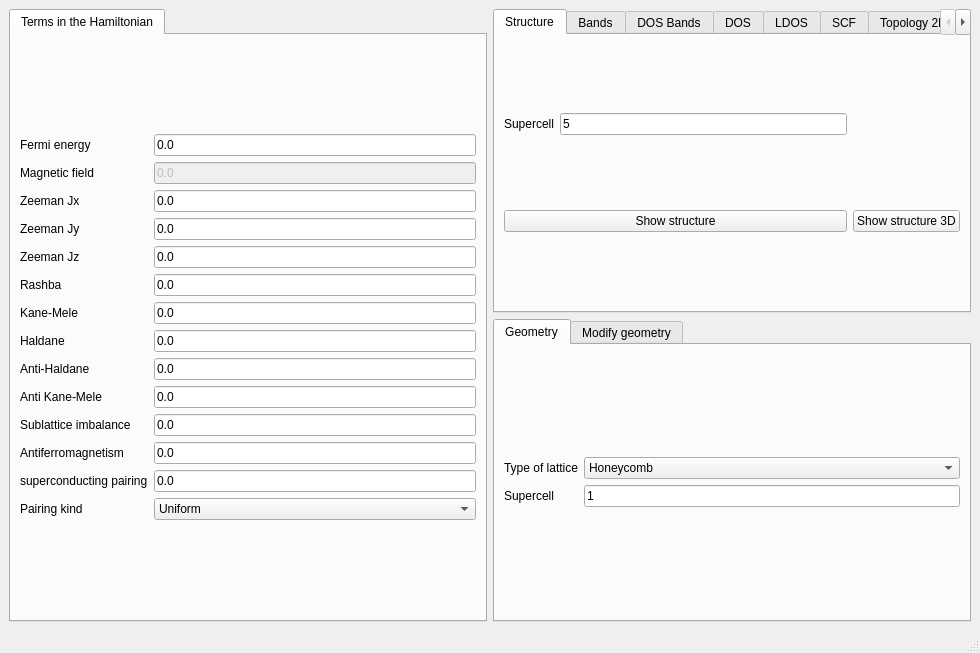
<?xml version="1.0" encoding="UTF-8"?>
<ui version="4.0">
 <class>MainWindow</class>
 <widget class="QMainWindow" name="MainWindow">
  <property name="geometry">
   <rect>
    <x>0</x>
    <y>0</y>
    <width>980</width>
    <height>653</height>
   </rect>
  </property>
  <property name="windowTitle">
   <string>2D systems</string>
  </property>
  <widget class="QWidget" name="centralwidget">
   <layout class="QGridLayout" name="gridLayout_6">
    <item row="0" column="0" rowspan="2">
     <widget class="QTabWidget" name="tabWidget_2">
      <property name="currentIndex">
       <number>0</number>
      </property>
      <widget class="QWidget" name="tab_3">
       <attribute name="title">
        <string>Terms in the Hamiltonian</string>
       </attribute>
       <layout class="QGridLayout" name="gridLayout_24">
        <item row="0" column="0">
         <layout class="QGridLayout" name="gridLayout">
          <item row="12" column="1">
           <widget class="QLineEdit" name="swave">
            <property name="text">
             <string>0.0</string>
            </property>
           </widget>
          </item>
          <item row="4" column="1">
           <widget class="QLineEdit" name="Bz">
            <property name="text">
             <string>0.0</string>
            </property>
           </widget>
          </item>
          <item row="2" column="1">
           <widget class="QLineEdit" name="Bx">
            <property name="text">
             <string>0.0</string>
            </property>
           </widget>
          </item>
          <item row="4" column="0">
           <widget class="QLabel" name="label_5">
            <property name="text">
             <string>Zeeman Jz</string>
            </property>
           </widget>
          </item>
          <item row="10" column="1">
           <widget class="QLineEdit" name="mAB">
            <property name="text">
             <string>0.0</string>
            </property>
           </widget>
          </item>
          <item row="3" column="1">
           <widget class="QLineEdit" name="By">
            <property name="text">
             <string>0.0</string>
            </property>
           </widget>
          </item>
          <item row="0" column="0">
           <widget class="QLabel" name="label">
            <property name="text">
             <string>Fermi energy</string>
            </property>
           </widget>
          </item>
          <item row="1" column="1">
           <widget class="QLineEdit" name="peierls">
            <property name="enabled">
             <bool>false</bool>
            </property>
            <property name="text">
             <string>0.0</string>
            </property>
           </widget>
          </item>
          <item row="6" column="1">
           <widget class="QLineEdit" name="kanemele">
            <property name="text">
             <string>0.0</string>
            </property>
           </widget>
          </item>
          <item row="7" column="0">
           <widget class="QLabel" name="label_24">
            <property name="text">
             <string>Haldane</string>
            </property>
           </widget>
          </item>
          <item row="8" column="1">
           <widget class="QLineEdit" name="antihaldane">
            <property name="text">
             <string>0.0</string>
            </property>
           </widget>
          </item>
          <item row="12" column="0">
           <widget class="QLabel" name="label_26">
            <property name="text">
             <string>superconducting pairing</string>
            </property>
           </widget>
          </item>
          <item row="0" column="1">
           <widget class="QLineEdit" name="fermi">
            <property name="enabled">
             <bool>true</bool>
            </property>
            <property name="text">
             <string>0.0</string>
            </property>
           </widget>
          </item>
          <item row="5" column="1">
           <widget class="QLineEdit" name="rashba">
            <property name="text">
             <string>0.0</string>
            </property>
           </widget>
          </item>
          <item row="7" column="1">
           <widget class="QLineEdit" name="haldane">
            <property name="text">
             <string>0.0</string>
            </property>
           </widget>
          </item>
          <item row="11" column="1">
           <widget class="QLineEdit" name="mAF">
            <property name="text">
             <string>0.0</string>
            </property>
           </widget>
          </item>
          <item row="5" column="0">
           <widget class="QLabel" name="label_10">
            <property name="text">
             <string>Rashba</string>
            </property>
           </widget>
          </item>
          <item row="6" column="0">
           <widget class="QLabel" name="label_11">
            <property name="text">
             <string>Kane-Mele</string>
            </property>
           </widget>
          </item>
          <item row="2" column="0">
           <widget class="QLabel" name="label_3">
            <property name="text">
             <string>Zeeman Jx</string>
            </property>
           </widget>
          </item>
          <item row="3" column="0">
           <widget class="QLabel" name="label_4">
            <property name="text">
             <string>Zeeman Jy</string>
            </property>
           </widget>
          </item>
          <item row="10" column="0">
           <widget class="QLabel" name="label_12">
            <property name="text">
             <string>Sublattice imbalance</string>
            </property>
           </widget>
          </item>
          <item row="1" column="0">
           <widget class="QLabel" name="label_14">
            <property name="text">
             <string>Magnetic field</string>
            </property>
           </widget>
          </item>
          <item row="11" column="0">
           <widget class="QLabel" name="label_13">
            <property name="text">
             <string>Antiferromagnetism</string>
            </property>
           </widget>
          </item>
          <item row="8" column="0">
           <widget class="QLabel" name="label_25">
            <property name="text">
             <string>Anti-Haldane</string>
            </property>
           </widget>
          </item>
          <item row="9" column="1">
           <widget class="QLineEdit" name="antikanemele">
            <property name="text">
             <string>0.0</string>
            </property>
           </widget>
          </item>
          <item row="9" column="0">
           <widget class="QLabel" name="label_16">
            <property name="text">
             <string>Anti Kane-Mele</string>
            </property>
           </widget>
          </item>
          <item row="13" column="0">
           <widget class="QLabel" name="label_39">
            <property name="text">
             <string>Pairing kind</string>
            </property>
           </widget>
          </item>
          <item row="13" column="1">
           <widget class="QComboBox" name="pairing_type">
            <item>
             <property name="text">
              <string>Uniform</string>
             </property>
            </item>
            <item>
             <property name="text">
              <string>One sublattice</string>
             </property>
            </item>
            <item>
             <property name="text">
              <string>sigma_z</string>
             </property>
            </item>
           </widget>
          </item>
         </layout>
        </item>
       </layout>
      </widget>
     </widget>
    </item>
    <item row="0" column="1">
     <widget class="QTabWidget" name="tabWidget_3">
      <property name="currentIndex">
       <number>0</number>
      </property>
      <widget class="QWidget" name="tab_4">
       <attribute name="title">
        <string>Structure</string>
       </attribute>
       <layout class="QGridLayout" name="gridLayout_19">
        <item row="0" column="0">
         <layout class="QGridLayout" name="gridLayout_3">
          <item row="0" column="1">
           <widget class="QLineEdit" name="nsuper_struct">
            <property name="text">
             <string>5</string>
            </property>
           </widget>
          </item>
          <item row="0" column="0">
           <widget class="QLabel" name="label_7">
            <property name="text">
             <string>Supercell</string>
            </property>
           </widget>
          </item>
         </layout>
        </item>
        <item row="1" column="0">
         <widget class="QPushButton" name="show_structure">
          <property name="text">
           <string>Show structure</string>
          </property>
         </widget>
        </item>
        <item row="1" column="1">
         <widget class="QPushButton" name="show_structure_3d">
          <property name="text">
           <string>Show structure 3D</string>
          </property>
         </widget>
        </item>
       </layout>
      </widget>
      <widget class="QWidget" name="tab_5">
       <attribute name="title">
        <string>Bands</string>
       </attribute>
       <layout class="QGridLayout" name="gridLayout_20">
        <item row="0" column="0">
         <widget class="QPushButton" name="show_bands">
          <property name="text">
           <string>Band structure</string>
          </property>
         </widget>
        </item>
        <item row="1" column="0">
         <layout class="QGridLayout" name="gridLayout_2">
          <item row="0" column="0">
           <widget class="QLabel" name="label_15">
            <property name="text">
             <string>Operator</string>
            </property>
           </widget>
          </item>
          <item row="0" column="1">
           <widget class="QComboBox" name="bands_color">
            <property name="currentIndex">
             <number>0</number>
            </property>
            <item>
             <property name="text">
              <string>None</string>
             </property>
            </item>
            <item>
             <property name="text">
              <string>Sx</string>
             </property>
            </item>
            <item>
             <property name="text">
              <string>Sy</string>
             </property>
            </item>
            <item>
             <property name="text">
              <string>Sz</string>
             </property>
            </item>
            <item>
             <property name="text">
              <string>Valley</string>
             </property>
            </item>
           </widget>
          </item>
          <item row="1" column="0">
           <widget class="QLabel" name="label_9">
            <property name="text">
             <string># kpoints</string>
            </property>
           </widget>
          </item>
          <item row="1" column="1">
           <widget class="QLineEdit" name="nk_bands">
            <property name="text">
             <string>100</string>
            </property>
           </widget>
          </item>
         </layout>
        </item>
       </layout>
      </widget>
      <widget class="QWidget" name="tab_9">
       <attribute name="title">
        <string>DOS Bands</string>
       </attribute>
       <layout class="QGridLayout" name="gridLayout_18">
        <item row="0" column="0">
         <layout class="QGridLayout" name="gridLayout_11">
          <item row="0" column="1">
           <widget class="QLineEdit" name="delta_kbands">
            <property name="text">
             <string>0.01</string>
            </property>
           </widget>
          </item>
          <item row="0" column="0">
           <widget class="QLabel" name="label_27">
            <property name="text">
             <string>Smearing</string>
            </property>
           </widget>
          </item>
          <item row="1" column="1">
           <widget class="QLineEdit" name="ne_kbands">
            <property name="text">
             <string>400</string>
            </property>
           </widget>
          </item>
          <item row="1" column="0">
           <widget class="QLabel" name="label_28">
            <property name="text">
             <string># of energies</string>
            </property>
           </widget>
          </item>
          <item row="2" column="0">
           <widget class="QLabel" name="label_29">
            <property name="text">
             <string>Energy window</string>
            </property>
           </widget>
          </item>
          <item row="2" column="1">
           <widget class="QLineEdit" name="window_kbands">
            <property name="text">
             <string>3.0</string>
            </property>
           </widget>
          </item>
          <item row="3" column="0">
           <widget class="QLabel" name="label_30">
            <property name="text">
             <string>KPM scale</string>
            </property>
           </widget>
          </item>
          <item row="3" column="1">
           <widget class="QLineEdit" name="scale_kbands">
            <property name="text">
             <string>10.0</string>
            </property>
           </widget>
          </item>
          <item row="4" column="0">
           <widget class="QLabel" name="label_31">
            <property name="text">
             <string># vectors</string>
            </property>
           </widget>
          </item>
          <item row="4" column="1">
           <widget class="QLineEdit" name="nv_kbands">
            <property name="text">
             <string>10</string>
            </property>
           </widget>
          </item>
         </layout>
        </item>
        <item row="0" column="1">
         <widget class="QPushButton" name="show_dosbands">
          <property name="toolTip">
           <string>This is equivalent to band structure calculation, but it can be applied for very large systems</string>
          </property>
          <property name="text">
           <string>Show DOS Bands</string>
          </property>
         </widget>
        </item>
       </layout>
      </widget>
      <widget class="QWidget" name="tab_6">
       <attribute name="title">
        <string>DOS</string>
       </attribute>
       <layout class="QVBoxLayout" name="verticalLayout_2">
        <item>
         <widget class="QPushButton" name="show_dos">
          <property name="text">
           <string>Density of states</string>
          </property>
         </widget>
        </item>
        <item>
         <layout class="QGridLayout" name="gridLayout_36">
          <item row="1" column="0">
           <widget class="QLabel" name="label_50">
            <property name="text">
             <string># of kpoints</string>
            </property>
           </widget>
          </item>
          <item row="2" column="0">
           <widget class="QLabel" name="label_51">
            <property name="text">
             <string>Energy window</string>
            </property>
           </widget>
          </item>
          <item row="2" column="1">
           <widget class="QLineEdit" name="window_dos">
            <property name="text">
             <string>3.0</string>
            </property>
           </widget>
          </item>
          <item row="0" column="1">
           <widget class="QLineEdit" name="ne_dos">
            <property name="text">
             <string>300</string>
            </property>
           </widget>
          </item>
          <item row="3" column="1">
           <widget class="QLineEdit" name="delta_dos">
            <property name="text">
             <string>0.1</string>
            </property>
           </widget>
          </item>
          <item row="3" column="0">
           <widget class="QLabel" name="label_48">
            <property name="text">
             <string>Smearing</string>
            </property>
           </widget>
          </item>
          <item row="1" column="1">
           <widget class="QLineEdit" name="nk_dos">
            <property name="text">
             <string>100</string>
            </property>
           </widget>
          </item>
          <item row="0" column="0">
           <widget class="QLabel" name="label_49">
            <property name="text">
             <string># of energies</string>
            </property>
           </widget>
          </item>
         </layout>
        </item>
       </layout>
      </widget>
      <widget class="QWidget" name="tab_14">
       <attribute name="title">
        <string>LDOS</string>
       </attribute>
       <layout class="QHBoxLayout" name="horizontalLayout">
        <item>
         <layout class="QGridLayout" name="gridLayout_35">
          <item row="0" column="1">
           <widget class="QLineEdit" name="ne_ldos">
            <property name="text">
             <string>300</string>
            </property>
           </widget>
          </item>
          <item row="3" column="1">
           <widget class="QLineEdit" name="delta_ldos">
            <property name="text">
             <string>0.1</string>
            </property>
           </widget>
          </item>
          <item row="3" column="0">
           <widget class="QLabel" name="label_43">
            <property name="text">
             <string>Smearing</string>
            </property>
           </widget>
          </item>
          <item row="1" column="1">
           <widget class="QLineEdit" name="nk_ldos">
            <property name="text">
             <string>20</string>
            </property>
           </widget>
          </item>
          <item row="0" column="0">
           <widget class="QLabel" name="label_44">
            <property name="text">
             <string># of energies</string>
            </property>
           </widget>
          </item>
          <item row="1" column="0">
           <widget class="QLabel" name="label_45">
            <property name="text">
             <string># of kpoints</string>
            </property>
           </widget>
          </item>
          <item row="2" column="0">
           <widget class="QLabel" name="label_46">
            <property name="text">
             <string>Energy window</string>
            </property>
           </widget>
          </item>
          <item row="2" column="1">
           <widget class="QLineEdit" name="window_ldos">
            <property name="text">
             <string>1.0</string>
            </property>
           </widget>
          </item>
          <item row="4" column="1">
           <widget class="QLineEdit" name="nsuper_ldos">
            <property name="text">
             <string>1</string>
            </property>
           </widget>
          </item>
          <item row="4" column="0">
           <widget class="QLabel" name="label_47">
            <property name="text">
             <string>Supercell</string>
            </property>
           </widget>
          </item>
         </layout>
        </item>
        <item>
         <widget class="QPushButton" name="show_interactive_ldos">
          <property name="text">
           <string>Show LDOS</string>
          </property>
         </widget>
        </item>
       </layout>
      </widget>
      <widget class="QWidget" name="tab_8">
       <attribute name="title">
        <string>SCF</string>
       </attribute>
       <layout class="QGridLayout" name="gridLayout_15">
        <item row="0" column="0">
         <widget class="QTabWidget" name="tabWidget_4">
          <property name="currentIndex">
           <number>1</number>
          </property>
          <widget class="QWidget" name="tab_12">
           <attribute name="title">
            <string>Basic</string>
           </attribute>
           <layout class="QGridLayout" name="gridLayout_14">
            <item row="0" column="0" colspan="2">
             <layout class="QGridLayout" name="gridLayout_10">
              <item row="0" column="1">
               <widget class="QComboBox" name="scf_initialization">
                <item>
                 <property name="text">
                  <string>antiferro</string>
                 </property>
                </item>
                <item>
                 <property name="text">
                  <string>ferro</string>
                 </property>
                </item>
                <item>
                 <property name="text">
                  <string>random</string>
                 </property>
                </item>
               </widget>
              </item>
              <item row="0" column="0">
               <widget class="QLabel" name="label_22">
                <property name="text">
                 <string>Initialization</string>
                </property>
               </widget>
              </item>
              <item row="1" column="0">
               <widget class="QLabel" name="label_23">
                <property name="text">
                 <string>Hubbard</string>
                </property>
               </widget>
              </item>
              <item row="1" column="1">
               <widget class="QLineEdit" name="hubbard">
                <property name="text">
                 <string>2.0</string>
                </property>
               </widget>
              </item>
              <item row="2" column="0">
               <widget class="QLabel" name="label_34">
                <property name="text">
                 <string>Filling</string>
                </property>
               </widget>
              </item>
              <item row="2" column="1">
               <widget class="QLineEdit" name="filling_scf">
                <property name="text">
                 <string>0.5</string>
                </property>
               </widget>
              </item>
             </layout>
            </item>
            <item row="1" column="0">
             <widget class="QCheckBox" name="do_scf">
              <property name="text">
               <string>Include mean field</string>
              </property>
             </widget>
            </item>
            <item row="1" column="1">
             <widget class="QPushButton" name="solve_scf">
              <property name="text">
               <string>Solve SCF</string>
              </property>
             </widget>
            </item>
           </layout>
          </widget>
          <widget class="QWidget" name="tab_11">
           <attribute name="title">
            <string>Convergence</string>
           </attribute>
           <layout class="QGridLayout" name="gridLayout_16">
            <item row="0" column="0">
             <layout class="QGridLayout" name="gridLayout_12">
              <item row="0" column="0">
               <widget class="QLabel" name="label_32">
                <property name="text">
                 <string>Mixing</string>
                </property>
               </widget>
              </item>
              <item row="1" column="0">
               <widget class="QLabel" name="label_2">
                <property name="text">
                 <string># of kpoints</string>
                </property>
               </widget>
              </item>
              <item row="1" column="1">
               <widget class="QLineEdit" name="nk_scf">
                <property name="text">
                 <string>10</string>
                </property>
               </widget>
              </item>
              <item row="0" column="1">
               <widget class="QLineEdit" name="mix_scf">
                <property name="text">
                 <string>0.9</string>
                </property>
               </widget>
              </item>
              <item row="2" column="0">
               <widget class="QLabel" name="label_33">
                <property name="text">
                 <string>Smearing</string>
                </property>
               </widget>
              </item>
              <item row="2" column="1">
               <widget class="QLineEdit" name="smearing_scf">
                <property name="text">
                 <string>0.01</string>
                </property>
               </widget>
              </item>
             </layout>
            </item>
           </layout>
          </widget>
         </widget>
        </item>
       </layout>
      </widget>
      <widget class="QWidget" name="tab_10">
       <attribute name="title">
        <string>Topology 2D</string>
       </attribute>
       <layout class="QGridLayout" name="gridLayout_21">
        <item row="0" column="0">
         <layout class="QGridLayout" name="gridLayout_8">
          <item row="0" column="1">
           <widget class="QLineEdit" name="nk_topology">
            <property name="text">
             <string>400</string>
            </property>
           </widget>
          </item>
          <item row="0" column="0">
           <widget class="QLabel" name="label_19">
            <property name="text">
             <string># kpoints</string>
            </property>
           </widget>
          </item>
          <item row="1" column="0">
           <widget class="QLabel" name="label_35">
            <property name="text">
             <string>Operator</string>
            </property>
           </widget>
          </item>
          <item row="1" column="1">
           <widget class="QComboBox" name="operator_topology">
            <item>
             <property name="text">
              <string>None</string>
             </property>
            </item>
            <item>
             <property name="text">
              <string>Sz</string>
             </property>
            </item>
            <item>
             <property name="text">
              <string>Valley</string>
             </property>
            </item>
           </widget>
          </item>
         </layout>
        </item>
        <item row="0" column="1">
         <layout class="QGridLayout" name="gridLayout_7">
          <item row="3" column="0">
           <widget class="QPushButton" name="show_chern">
            <property name="enabled">
             <bool>false</bool>
            </property>
            <property name="text">
             <string>Chern number</string>
            </property>
           </widget>
          </item>
          <item row="2" column="0">
           <widget class="QPushButton" name="show_z2">
            <property name="text">
             <string>Z2 invariant</string>
            </property>
           </widget>
          </item>
          <item row="1" column="0">
           <widget class="QPushButton" name="show_berry2d">
            <property name="text">
             <string>2D Berry curvature</string>
            </property>
           </widget>
          </item>
          <item row="0" column="0">
           <widget class="QPushButton" name="show_berry1d">
            <property name="text">
             <string>1D Berry curvature</string>
            </property>
           </widget>
          </item>
         </layout>
        </item>
       </layout>
      </widget>
      <widget class="QWidget" name="tab">
       <attribute name="title">
        <string>SDOS</string>
       </attribute>
       <layout class="QGridLayout" name="gridLayout_22">
        <item row="0" column="0">
         <layout class="QGridLayout" name="gridLayout_9">
          <item row="0" column="1">
           <widget class="QLineEdit" name="ewindow_kdos">
            <property name="text">
             <string>0.5</string>
            </property>
           </widget>
          </item>
          <item row="0" column="0">
           <widget class="QLabel" name="label_20">
            <property name="text">
             <string>Energy window</string>
            </property>
           </widget>
          </item>
          <item row="1" column="1">
           <widget class="QLineEdit" name="mesh_kdos">
            <property name="text">
             <string>100</string>
            </property>
           </widget>
          </item>
          <item row="1" column="0">
           <widget class="QLabel" name="label_21">
            <property name="text">
             <string># of points</string>
            </property>
           </widget>
          </item>
         </layout>
        </item>
        <item row="1" column="0">
         <widget class="QPushButton" name="show_kdos">
          <property name="text">
           <string>Show Surface DOS</string>
          </property>
         </widget>
        </item>
       </layout>
      </widget>
      <widget class="QWidget" name="tab_13">
       <attribute name="title">
        <string>Magnetism</string>
       </attribute>
       <layout class="QGridLayout" name="gridLayout_23">
        <item row="0" column="0">
         <widget class="QPushButton" name="show_magnetism">
          <property name="text">
           <string>Show magnetism</string>
          </property>
         </widget>
        </item>
       </layout>
      </widget>
      <widget class="QWidget" name="tab_15">
       <attribute name="title">
        <string>Sweep</string>
       </attribute>
       <layout class="QHBoxLayout" name="horizontalLayout_2">
        <item>
         <layout class="QGridLayout" name="gridLayout_26">
          <item row="0" column="0">
           <widget class="QLabel" name="label_17">
            <property name="text">
             <string>Parameter</string>
            </property>
           </widget>
          </item>
          <item row="0" column="1">
           <widget class="QComboBox" name="sweep_parameter">
            <item>
             <property name="text">
              <string>Sublattice imbalance</string>
             </property>
            </item>
            <item>
             <property name="text">
              <string>Jx</string>
             </property>
            </item>
            <item>
             <property name="text">
              <string>Jy</string>
             </property>
            </item>
            <item>
             <property name="text">
              <string>Jx</string>
             </property>
            </item>
            <item>
             <property name="text">
              <string>Haldane</string>
             </property>
            </item>
            <item>
             <property name="text">
              <string>Kane-Mele</string>
             </property>
            </item>
            <item>
             <property name="text">
              <string>Antiferromagnetism</string>
             </property>
            </item>
            <item>
             <property name="text">
              <string>Fermi</string>
             </property>
            </item>
            <item>
             <property name="text">
              <string>s-wave pairing</string>
             </property>
            </item>
            <item>
             <property name="text">
              <string>Anti-Haldane</string>
             </property>
            </item>
           </widget>
          </item>
          <item row="4" column="1">
           <widget class="QComboBox" name="sweep_task">
            <item>
             <property name="text">
              <string>Indirect gap</string>
             </property>
            </item>
            <item>
             <property name="text">
              <string>DOS</string>
             </property>
            </item>
            <item>
             <property name="text">
              <string>Chern number</string>
             </property>
            </item>
            <item>
             <property name="text">
              <string>Eigenvalues</string>
             </property>
            </item>
           </widget>
          </item>
          <item row="4" column="0">
           <widget class="QLabel" name="label_18">
            <property name="text">
             <string>Task</string>
            </property>
           </widget>
          </item>
          <item row="1" column="0">
           <widget class="QLabel" name="label_36">
            <property name="text">
             <string>Initial value</string>
            </property>
           </widget>
          </item>
          <item row="2" column="1">
           <widget class="QLineEdit" name="sweep_final">
            <property name="text">
             <string>1.0</string>
            </property>
           </widget>
          </item>
          <item row="1" column="1">
           <widget class="QLineEdit" name="sweep_initial">
            <property name="text">
             <string>0.0</string>
            </property>
           </widget>
          </item>
          <item row="3" column="1">
           <widget class="QLineEdit" name="sweep_steps">
            <property name="text">
             <string>40</string>
            </property>
           </widget>
          </item>
          <item row="2" column="0">
           <widget class="QLabel" name="label_37">
            <property name="text">
             <string>Final value</string>
            </property>
           </widget>
          </item>
          <item row="3" column="0">
           <widget class="QLabel" name="label_38">
            <property name="text">
             <string>Steps</string>
            </property>
           </widget>
          </item>
         </layout>
        </item>
        <item>
         <widget class="QPushButton" name="compute_sweep">
          <property name="text">
           <string>Perform sweep</string>
          </property>
         </widget>
        </item>
       </layout>
      </widget>
     </widget>
    </item>
    <item row="1" column="1">
     <widget class="QTabWidget" name="tabWidget">
      <property name="currentIndex">
       <number>0</number>
      </property>
      <property name="documentMode">
       <bool>false</bool>
      </property>
      <property name="tabsClosable">
       <bool>false</bool>
      </property>
      <property name="movable">
       <bool>false</bool>
      </property>
      <widget class="QWidget" name="tab_2">
       <attribute name="title">
        <string>Geometry</string>
       </attribute>
       <layout class="QGridLayout" name="gridLayout_13">
        <item row="0" column="0">
         <layout class="QGridLayout" name="gridLayout_4">
          <item row="0" column="0">
           <widget class="QLabel" name="label_8">
            <property name="text">
             <string>Type of lattice</string>
            </property>
           </widget>
          </item>
          <item row="0" column="1">
           <widget class="QComboBox" name="lattice">
            <item>
             <property name="text">
              <string>Honeycomb</string>
             </property>
            </item>
            <item>
             <property name="text">
              <string>Honeycomb rectangular</string>
             </property>
            </item>
            <item>
             <property name="text">
              <string>Square</string>
             </property>
            </item>
            <item>
             <property name="text">
              <string>Single square</string>
             </property>
            </item>
            <item>
             <property name="text">
              <string>Triangular</string>
             </property>
            </item>
            <item>
             <property name="text">
              <string>Triangular tripartite</string>
             </property>
            </item>
            <item>
             <property name="text">
              <string>Kagome</string>
             </property>
            </item>
            <item>
             <property name="text">
              <string>Lieb</string>
             </property>
            </item>
           </widget>
          </item>
          <item row="1" column="1">
           <widget class="QLineEdit" name="nsuper">
            <property name="text">
             <string>1</string>
            </property>
           </widget>
          </item>
          <item row="1" column="0">
           <widget class="QLabel" name="label_6">
            <property name="text">
             <string>Supercell</string>
            </property>
           </widget>
          </item>
         </layout>
        </item>
       </layout>
      </widget>
      <widget class="QWidget" name="tab_7">
       <attribute name="title">
        <string>Modify geometry</string>
       </attribute>
       <layout class="QVBoxLayout" name="verticalLayout">
        <item>
         <layout class="QGridLayout" name="gridLayout_25">
          <item row="0" column="0">
           <widget class="QCheckBox" name="remove_single_bonded">
            <property name="toolTip">
             <string>Remove atoms that have a single bond in the structure</string>
            </property>
            <property name="text">
             <string>Remove single bonds</string>
            </property>
            <property name="checked">
             <bool>true</bool>
            </property>
           </widget>
          </item>
          <item row="1" column="0">
           <widget class="QCheckBox" name="remove_selected">
            <property name="text">
             <string>Remove selected atoms</string>
            </property>
           </widget>
          </item>
          <item row="2" column="0">
           <widget class="QPushButton" name="select_atoms_removal">
            <property name="text">
             <string>Select atoms to remove</string>
            </property>
           </widget>
          </item>
         </layout>
        </item>
       </layout>
      </widget>
     </widget>
    </item>
   </layout>
  </widget>
  <widget class="QMenuBar" name="menubar">
   <property name="geometry">
    <rect>
     <x>0</x>
     <y>0</y>
     <width>980</width>
     <height>25</height>
    </rect>
   </property>
  </widget>
  <widget class="QStatusBar" name="statusbar"/>
 </widget>
 <resources/>
 <connections/>
</ui>
